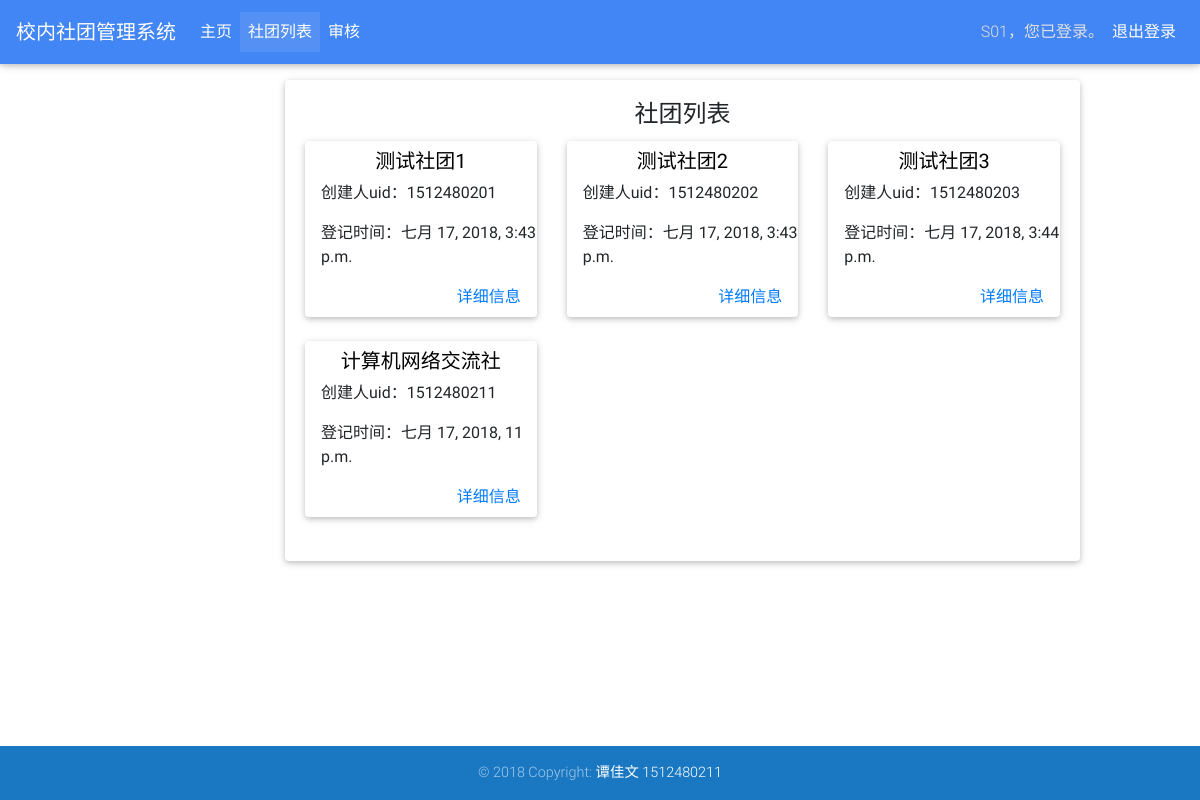
The page /staff/assoc/list/ (signed in) on the database as committed earlier.
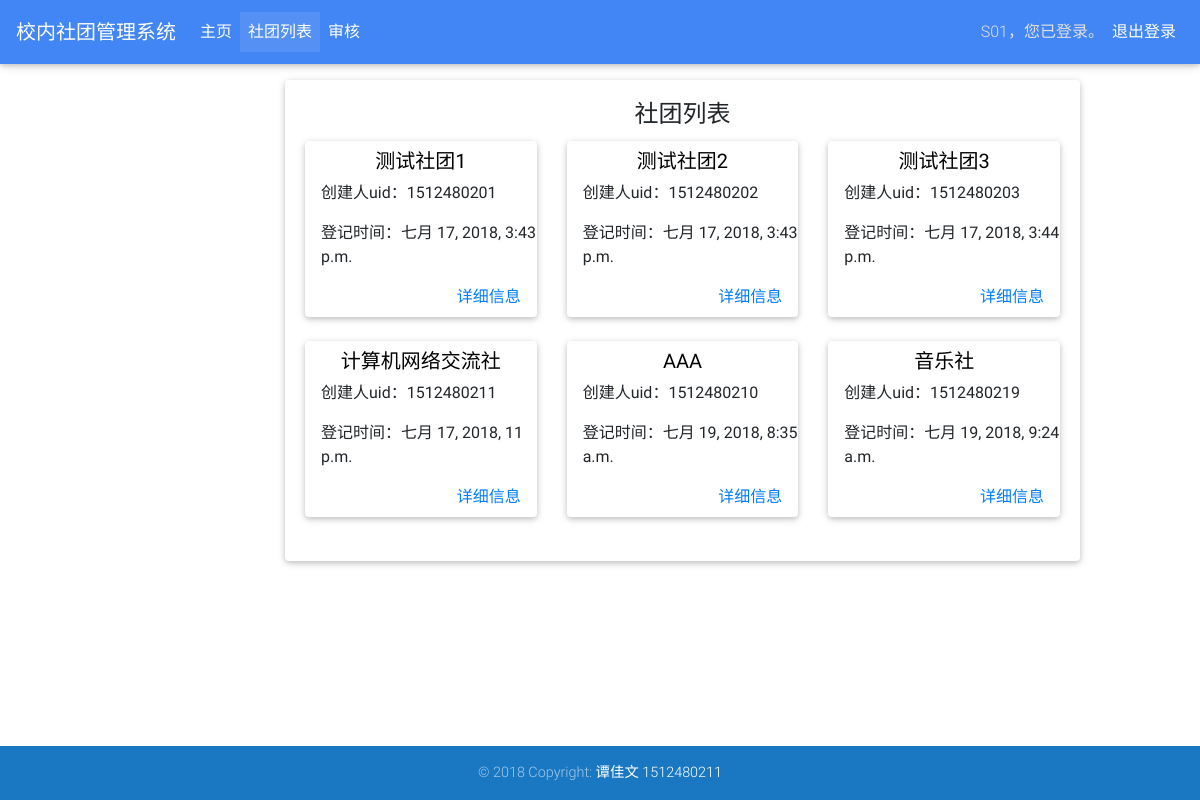
The same page on the database as committed later.
### AssocMgnt/models.py (models this page shows, shortened)
class Association(models.Model):
    name = models.TextField(max_length=128, null=False, verbose_name='社团名称')
    founder = models.ForeignKey(User, on_delete=CASCADE, db_column='founder', related_name='founder',
                                verbose_name='创立者')
    introduction = models.TextField(verbose_name='简介', blank=True)
    parent = models.ForeignKey('self', on_delete=DO_NOTHING, db_column='parent_assoc', related_name='parent_assoc',
                               verbose_name='父级社团', blank=True, null=True, default=None)
    created = models.BooleanField(verbose_name='是否已创建', default=False)
    createTime = models.DateTimeField(auto_now_add=True, verbose_name='创建时间', blank=True)
    credit = models.IntegerField(default=100, null=False, verbose_name='信用点数', blank=True)
    deletionMark = models.BooleanField(default=False, verbose_name='解散标记', blank=True)
    deletionReason = models.TextField(null=True, verbose_name='解散原因', blank=True)
    deletionTime = models.DateTimeField(null=True, verbose_name='解散倒计时', blank=True)
    class Meta:
        verbose_name = verbose_name_plural = '社团'
        db_table = 'association'

class User(AbstractUser):
    ROLE_FOUNDER = 0
    ROLE_STAFF = 1
    ROLE_ADMIN = 2
    ROLES = (
        (ROLE_FOUNDER, '社团创立者'),
        (ROLE_STAFF, '教务员工'),
        (ROLE_ADMIN, '系统管理员')
    )
    ROLES_TEXT = {
        0: 'founder',
        1: 'staff',
        2: 'admin',
    }
    uid = models.CharField(max_length=16, null=False, verbose_name='学号/员工号')
    realName = models.CharField(max_length=32, null=True, blank=True, verbose_name='真实姓名')
    role = models.IntegerField(choices=ROLES, default=0, verbose_name='角色')
    tel = models.CharField(max_length=48, null=True, blank=True, verbose_name='联系电话')
    createTime = models.DateTimeField(auto_now_add=True, verbose_name='注册时间')
    class Meta:
        verbose_name_plural = verbose_name = '用户'
        db_table = 'user'

### AssocMgnt/views/staff_views.py (the view)
@require_role(User.ROLE_STAFF)
def assoc_list(req: WSGIRequest):
    assoc_list = Association.objects.filter(created=True) \
        .exclude(deletionMark=True, deletionTime__lt=utcnow()).all()
    return render(req, 'staff/assoc_list.html',
                  {'assoc_list': assoc_list})

### AssocMgnt/views/__init__.py (called while the page is built)
@wraps(django_render)
def render(request, template_name, context):
    ctx = default_context(request)
    ctx.update(context)
    return django_render(request, template_name, context=ctx)

def default_context(request: WSGIRequest):
    return {'user': request.user,
            'params': request.content_params}

def require_role(role: int):
    def wrapper_outer(func):
        @wraps(func)
        def wrapper(request, *args, **kwargs):
            user = request.user
            if user.is_anonymous:
                return HttpResponseRedirect('/')
            if not user.is_active:
                return HttpResponseRedirect('/')
            if user.role != role:
                return HttpResponseRedirect('/')
            return func(request, *args, **kwargs)
        return wrapper
    return wrapper_outer

### AssocMgnt/views/staff_views.py (called while the page is built)
def utcnow():
    return datetime.utcnow().replace(tzinfo=timezone('UTC'))

### templates/staff/assoc_list.html (shortened to what this page needs)
{% extends "level1_staff.html" %}
{% block main %}
  <div class="card-title"><h4>社团列表</h4></div>
  <div class="row">
    {% for assoc in assoc_list %}
      <div class="col-4">
        <div class="card mb-4">
          <h5 class="font-weight-normal mt-2 mb-2"><a class="black-text"
                                                      href="/staff/assoc/{{ assoc.id }}/">{{ assoc.name }}</a></h5>
          <p class="text-left ml-3">创建人uid：{{ assoc.founder.uid }}</p>
          <p class="text-left ml-3">登记时间：{{ assoc.createTime }}</p>
          <a class="text-right mb-2 mr-3" href="/staff/assoc/{{ assoc.id }}/">详细信息</a>
        </div>
      </div>
    {% empty %}
      <div class="col-12">
        <p>系统内没有登记的社团。</p>
      </div>
    {% endfor %}
  </div>
{% endblock %}

Rows that differ between the two databases and show on the page:
added Association: name "AAA", founder.uid "1512480210", createTime "七月 19, 2018, 8:35 a.m."
added Association: name "音乐社", founder.uid "1512480219", createTime "七月 19, 2018, 9:24 a.m."
